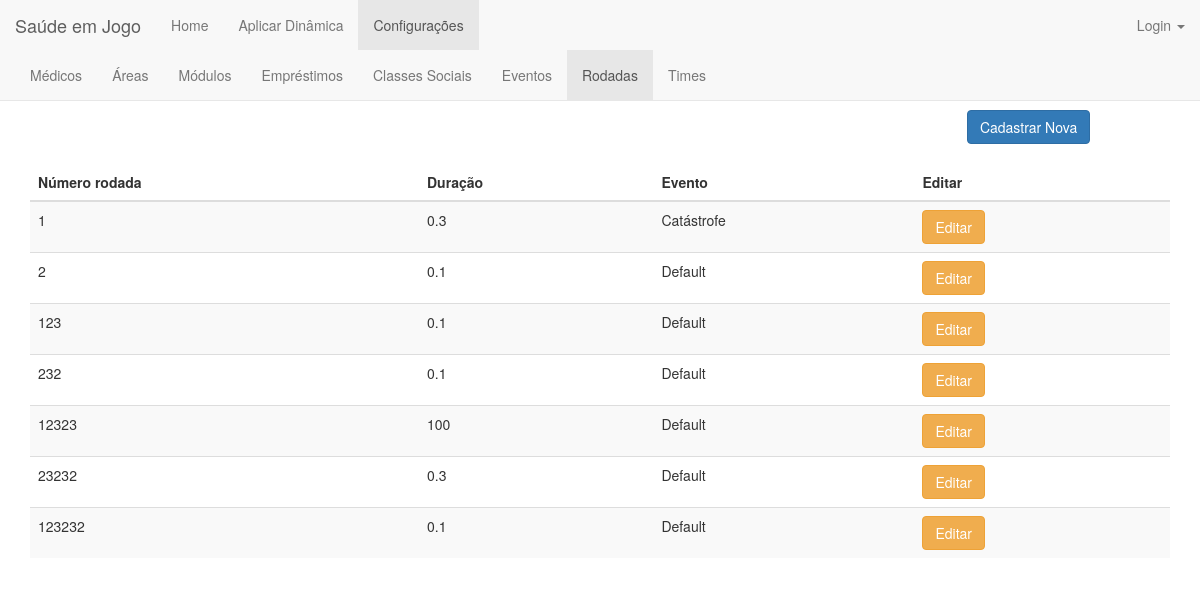
Page /rodada/ on the committed database.
### jogo/models.py (models this page shows, shortened)
class Rodada(models.Model):
    verbose_name = 'rodada'
    verbose_name_plural = 'rodadas'
    numeroRodada = models.IntegerField(validators=[MinValueValidator(1)])
    duracao = models.FloatField(validators=[MinValueValidator(0)])
    evento = models.ForeignKey(Evento, on_delete=models.CASCADE, default=1)

class Evento(models.Model):
    class Meta:
        verbose_name = 'evento'
        verbose_name_plural = 'eventos'
    nome = models.CharField(max_length=50)
    multiplicador_classeA = models.FloatField(validators=[MinValueValidator(0.0)])
    multiplicador_classeB = models.FloatField(validators=[MinValueValidator(0.0)])
    multiplicador_classeC = models.FloatField(validators=[MinValueValidator(0.0)])
    multiplicador_classeD = models.FloatField(validators=[MinValueValidator(0.0)])
    multiplicador_classeE = models.FloatField(validators=[MinValueValidator(0.0)])

### jogo/views.py (the view)
# urls.py: url(r'^rodada/$', views.rodada_index, name='rodada_index'),
def rodada_index(request):
    rodadas = Rodada.objects.order_by('numeroRodada')
    return render(request, 'rodada/rodada_index.html', {'rodadas':rodadas})

### jogo/templates/rodada/rodada_index.html (shortened to what this page needs)
{% extends 'jogo/base_configuracoes.html' %}
{% load staticfiles %}
{% block rodada %}class="active"{% endblock %}
{% block body %}
    <div class="container">
        <center><h1>Rodadas</h1></center>
        <div align="right" style="margin-right: 7%">
            <a href="{% url 'jogo:rodada_new' %}"><button type="submit" class="btn btn-primary">Cadastrar Nova</button></a>
        </div>
        <br>
        <table class="table table-striped">
        <thead>
            <tr>
                <th>Número rodada</th>
                <th>Duração</th>
                <th>Evento</th>
                <th>Editar</th>
            </tr>
        </thead>
        <tbody>
            {% for rodada in rodadas %}
                <tr>
                    <td>{{rodada.numeroRodada}}</td>
                    <td>{{rodada.duracao}}</td>
                    <td>{{rodada.evento.nome}}</td>
                    <td><a href="{% url 'jogo:rodada_edit' rodada.id %}"><button type="button" class="btn btn-warning">Editar</button></a></td>
                </tr>
            {% endfor %}
        </tbody>
        </table>
    </div>
{% endblock body %}

### jogo/templates/jogo/base_configuracoes.html (shortened to what this page needs)
{% extends 'base.html' %}
{% block base_configuracoes %}class="active"{% endblock %}
{% block base_configuracoes_navbar %}
        <div class="container-fluid">
            <div class="collapse navbar-collapse" id="bs-example-navbar-collapse-1">
                <ul class="nav navbar-nav">
                     <li {% block medico %}{% endblock %}><a href="{% url 'jogo:medico_index' %}">Médicos{% block medico_span %}{% endblock %}</a></li>
                   <li {% block area %}{% endblock %}><a href="{% url 'jogo:area_index' %}">Áreas{% block area_span %}{% endblock %}</a></li>
                    <li {% block modulo %}{% endblock %}><a href="{% url 'jogo:modulo_index' %}">Módulos{% block modulo_span %}{% endblock %}</a></li>
                    <li {% block emprestimo %}{% endblock %}><a href="{% url 'jogo:emprestimo_index' %}">Empréstimos{% block emprestimo_span %}{% endblock %}</a></li>
                    <li {% block classe_social %}{% endblock %}><a href="{% url 'jogo:classe_social_index' %}">Classes Sociais{% block classe_social_span %}{% endblock %}</a></li>
                    <li {% block evento %}{% endblock %}><a href="{% url 'jogo:evento_index' %}">Eventos{% block evento_span %}{% endblock %}</a></li>
                    <li {% block rodada %}{% endblock %}><a href="{% url 'jogo:rodada_index' %}">Rodadas{% block rodada_span %}{% endblock %}</a></li>
                    <li {% block time %}{% endblock %}><a href="{% url 'jogo:time_index' %}">Times{% block time_span %}{% endblock %}</a></li>
                </ul>
            </div>
        </div>
{% endblock %}

### jogo/templates/base.html (shortened to what this page needs)
{% load staticfiles %}
<!DOCTYPE html>
<html lang="en">
<head>
    <link rel="stylesheet" href="http://maxcdn.bootstrapcdn.com/bootstrap/3.3.6/css/bootstrap.min.css">
</head>
<body>
    <nav class="navbar navbar-default navbar-fixed-top">
        <div class="container-fluid">
            <div class="navbar-header">
                <a class="navbar-brand" href="#">Saúde em Jogo</a>
            </div>
            <div class="collapse navbar-collapse" id="bs-example-navbar-collapse-1">
                <ul class="nav navbar-nav">
                    <li {% block home %}{% endblock %}><a href="{% url 'jogo:index' %}">Home{% block home_span %}{% endblock %}</a></li>
                    <li {% block base_aplicar_dinamica %}{% endblock %}><a href="{% url 'jogo:base_aplicar_dinamica' %}">Aplicar Dinâmica{% block base_aplicar_dinamica_span %}{% endblock %}</a></li>
                    <li {% block base_configuracoes %}{% endblock %}><a href="{% url 'jogo:base_configuracoes' %}">Configurações{% block base_configuracoes_span %}{% endblock %}</a></li>
                </ul>
                <ul class="nav navbar-nav navbar-right">
                    <li class="dropdown">
                        <a href="#" class="dropdown-toggle" data-toggle="dropdown" role="button" aria-haspopup="true" aria-expanded="false">Login <span class="caret"></span></a>
                    </li>
                </ul>
            </div>
        </div>
    {% block base_configuracoes_navbar %}{% endblock %}
    </nav>
    <br><br>
{% block body %}
{% endblock %}
</body>
</html>

### rows in the picture
Rodada: numeroRodada "1", duracao "0.3", evento.nome "Catástrofe"
Rodada: numeroRodada "2", duracao "0.1", evento.nome "Default"
Rodada: numeroRodada "123", duracao "0.1", evento.nome "Default"
Rodada: numeroRodada "232", duracao "0.1", evento.nome "Default"
Rodada: numeroRodada "12323", duracao "100", evento.nome "Default"
Rodada: numeroRodada "23232", duracao "0.3", evento.nome "Default"
Rodada: numeroRodada "123232", duracao "0.1", evento.nome "Default"
